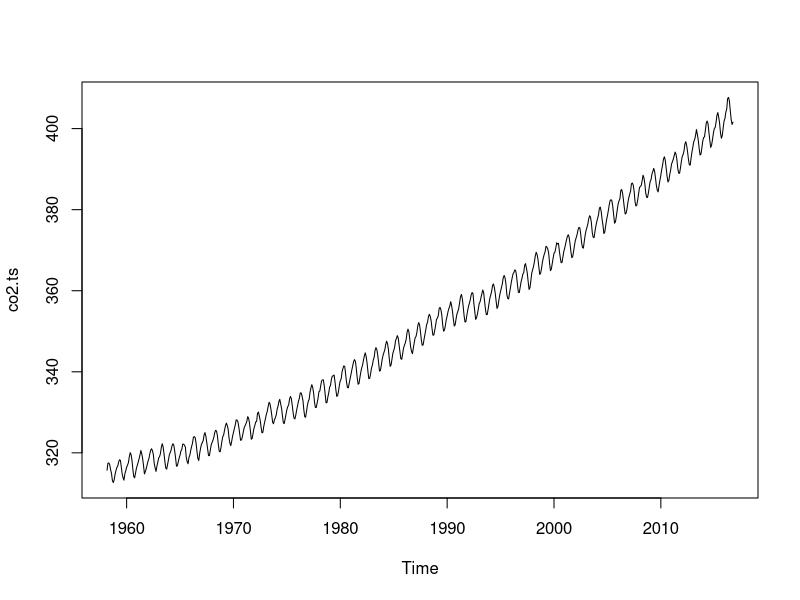
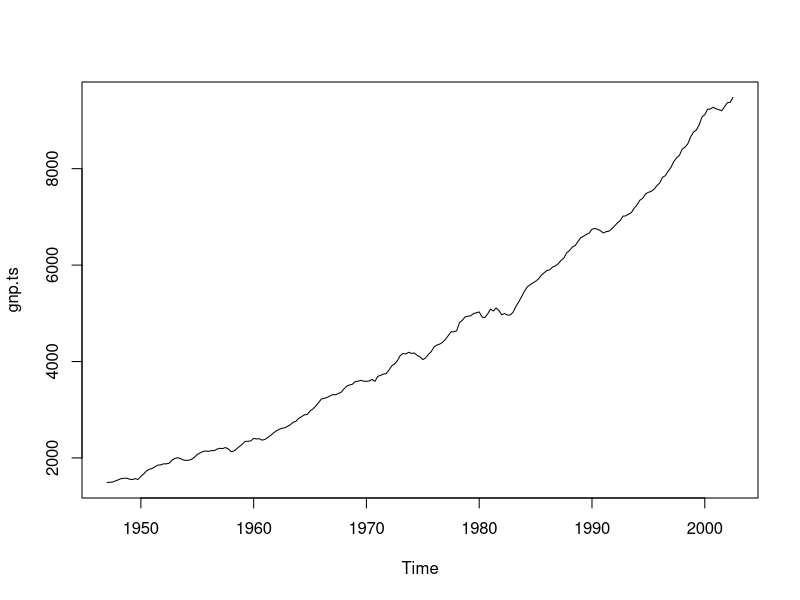
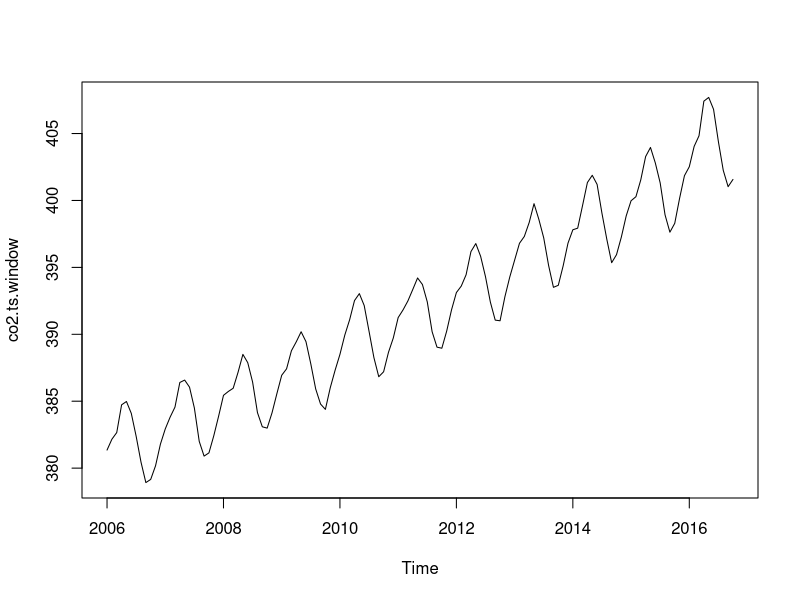
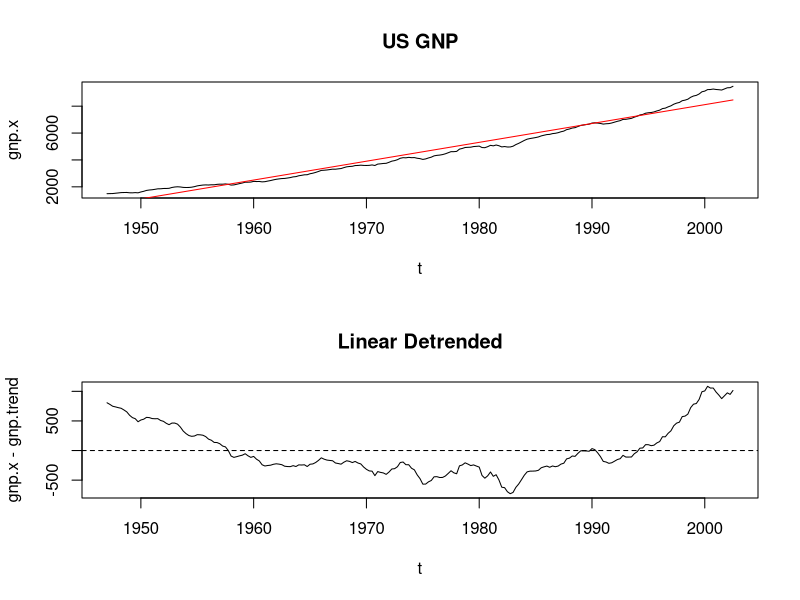
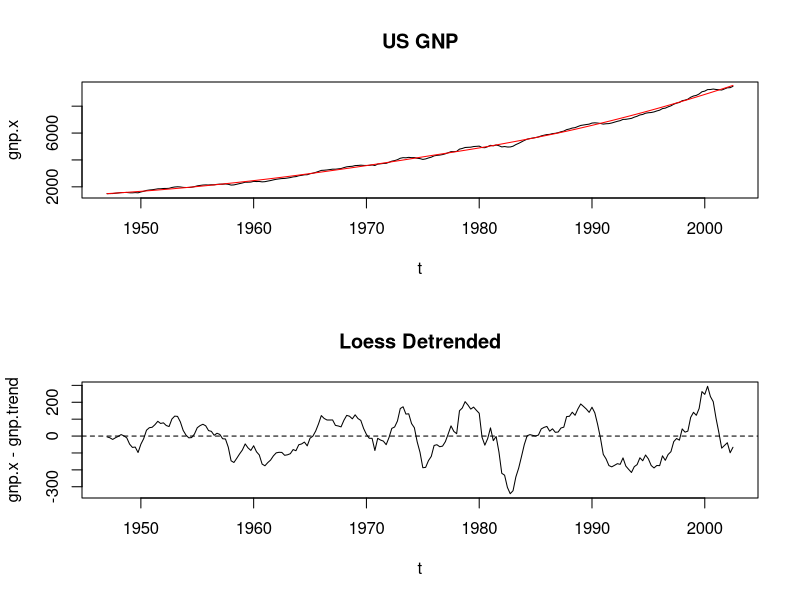
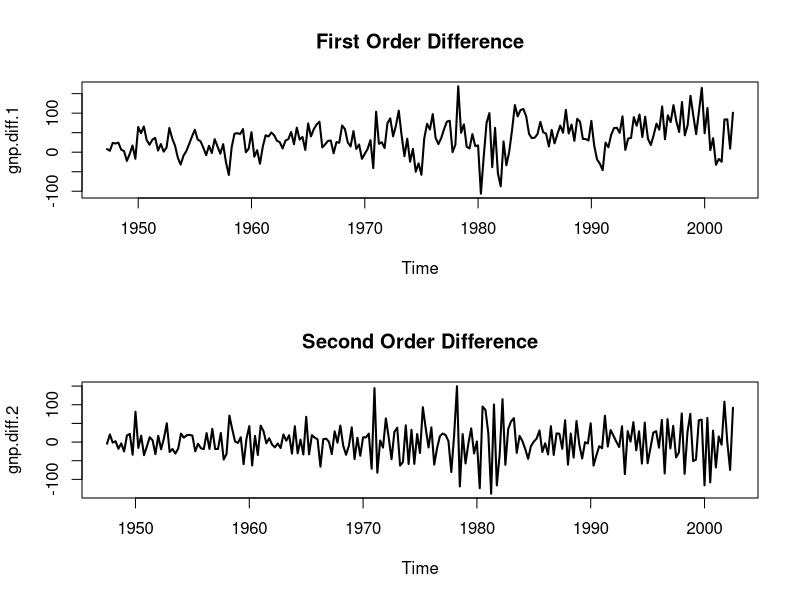
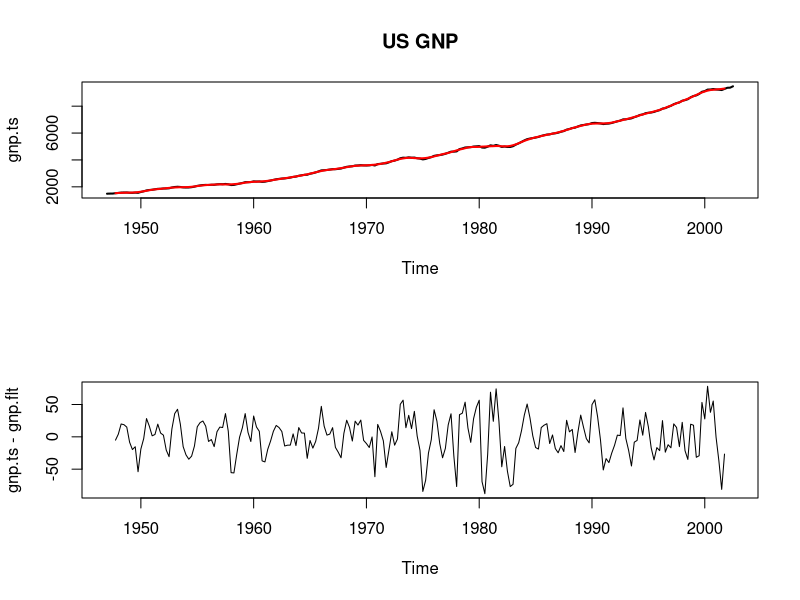
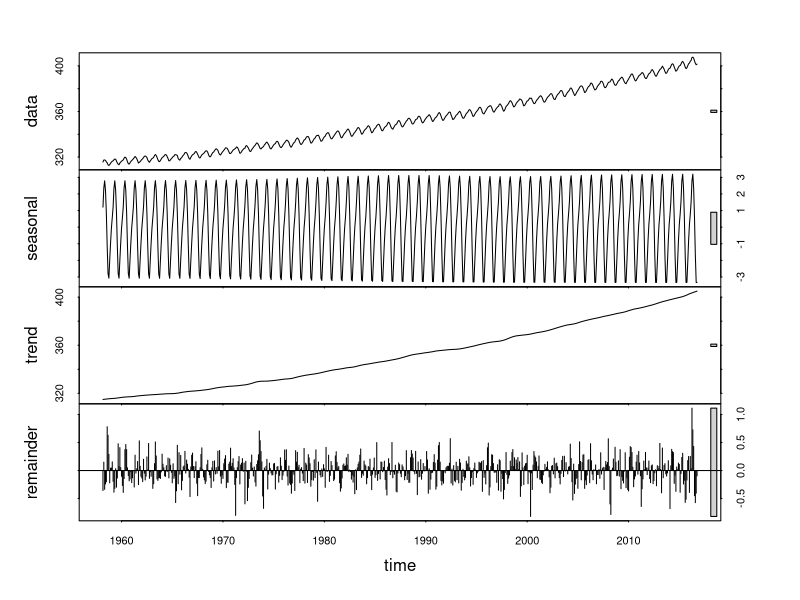

The R source for these figures, in order:
## ---- chunk 1
options(width=50)
set.seed(1234)
## ---- chunk 2
co2 <- read.csv('co2_mm_mlo.csv')
gnp <- read.csv('gnp.csv')
head(co2)
## ---- chunk 3
co2.ts <- ts(co2$CO2int, start=c(1958,3), freq=12)
## ---- chunk 4
head(gnp)
gnp.ts <- ts(gnp$GNP, start=c(1947,1), freq=4)
## ---- chunk 5
plot(co2.ts)
plot(gnp.ts)
## ---- chunk 6
co2.ts.window <- window(co2.ts, start=c(2006,1), end=c(2016,12))
plot(co2.ts.window)
## ---- chunk 7
t <- as.vector(time(gnp.ts))
gnp.x <- as.numeric(gnp.ts)
## ---- chunk 8
gnp.lm <- lm(gnp.x ~ t)
summary(gnp.lm)
gnp.trend <- fitted(gnp.lm)
## ---- chunk 9
par(mfrow=c(2,1))
plot(t, gnp.x, main='US GNP', type='l')
lines(t, gnp.trend, col='red')
plot(t, gnp.x - gnp.trend, type='l', main="Linear Detrended")
abline(h=0, lty=2)
## ---- chunk 10
gnp.loess <- loess(gnp.x ~ t)
gnp.trend <- gnp.loess$fitted
par(mfrow=c(2,1))
plot(t, gnp.x, main='US GNP', type='l')
lines(t, gnp.trend, col='red')
plot(t, gnp.x - gnp.trend, type='l', main="Loess Detrended")
abline(h=0, lty=2)
## ---- chunk 11
gnp.diff.1 <- diff(gnp.ts)
gnp.diff.2 <- diff(gnp.ts, differences = 2)
par(mfrow=c(2,1))
plot(gnp.diff.1, main="First Order Difference", lwd=2)
plot(gnp.diff.2, main="Second Order Difference", lwd=2)
## ---- chunk 12
gnp.flt <- filter(gnp.ts,filter=rep(1/7,7))
par(mfrow=c(2,1))
plot(gnp.ts, main='US GNP', lwd=2)
lines(gnp.flt,col="red", lwd=2)
plot(gnp.ts-gnp.flt)
## ---- chunk 13
co2.ts.decompose <- stl(co2.ts, s.window=31)
plot(co2.ts.decompose)
## ---- chunk 14
plot(co2.ts.decompose$time.series[,"seasonal"])
abline(h = seq(-3,3), lty = 2, col="lightgray")
## ---- chunk 15
library(forecast)
Acf(gnp.ts, lag.max=40)
## ---- chunk 16
Acf(gnp.diff.2)
## ---- chunk 17
co2.ts.decompose$time.series[,"remainder"]
co2.ts.acf <- acf(co2.ts.decompose$time.series[,"remainder"], lag.max=40)
## ---- chunk 18
Pacf(gnp.diff.2)
## ---- chunk 19
tsdisplay(gnp.diff.2)
## ---- chunk 20
gnp.arima = auto.arima(gnp.ts, max.p = 3, max.q = 3, 
                       trace = TRUE, seasonal = FALSE)
## ---- chunk 21
gnp.arima
## ---- chunk 22
tsdiag(gnp.arima)
## ---- chunk 23
Box.test(residuals(gnp.arima), type = 'Ljung')
## ---- chunk 24
gnp.pred <- forecast(gnp.arima, h=20)
print(gnp.pred)
plot(gnp.pred)
## ---- chunk 25
co2.sarima = auto.arima(co2.ts, max.p = 3, max.q = 3, 
                       trace = TRUE, seasonal = TRUE)
## ---- chunk 26
co2.sarima
## ---- chunk 27
co2.pred <- forecast(co2.sarima, h=120)
plot(co2.pred)
## ---- chunk 28
cig = read.csv("CanadaCigaretteConsumption.csv",
               col.names = c("cons","price","inc"))
cig.ts = ts(cig, start=1953, freq=1)
plot(cig.ts, main="Cigarette consumption")
## ---- chunk 29
regmat = data.frame(inc=cig.ts[,"inc"], price=cig.ts[,"price"])
cig.arimax = auto.arima(cig.ts[,"cons"], xreg = as.matrix(regmat),
                        max.p = 3, max.q = 3, trace = TRUE, d = 1)
## ---- chunk 30
cig.arimax
## ---- chunk 31
newxreg = as.matrix(cbind(inc=4.1, price=8.8))
forecast(cig.arimax, h=1, xreg=as.matrix(newxreg))
